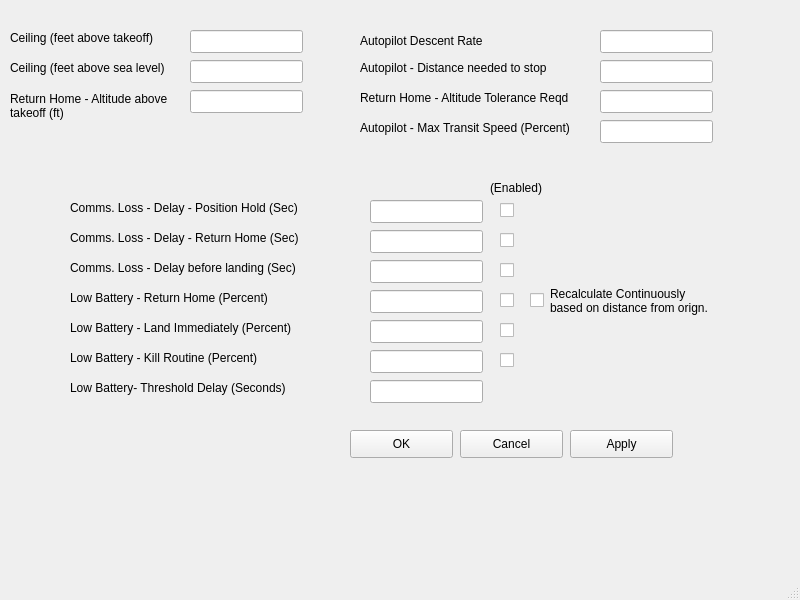
<?xml version="1.0" encoding="UTF-8"?>
<ui version="4.0">
 <class>z06_AutopilotSettings</class>
 <widget class="QMainWindow" name="z06_AutopilotSettings">
  <property name="geometry">
   <rect>
    <x>0</x>
    <y>0</y>
    <width>800</width>
    <height>600</height>
   </rect>
  </property>
  <property name="windowTitle">
   <string>MainWindow</string>
  </property>
  <widget class="QWidget" name="centralwidget">
   <widget class="QLabel" name="label_2">
    <property name="geometry">
     <rect>
      <x>10</x>
      <y>60</y>
      <width>261</width>
      <height>16</height>
     </rect>
    </property>
    <property name="text">
     <string>Ceiling (feet above sea level)</string>
    </property>
   </widget>
   <widget class="QLineEdit" name="lineEdit_2">
    <property name="geometry">
     <rect>
      <x>190</x>
      <y>60</y>
      <width>113</width>
      <height>23</height>
     </rect>
    </property>
   </widget>
   <widget class="QLabel" name="label">
    <property name="geometry">
     <rect>
      <x>10</x>
      <y>30</y>
      <width>261</width>
      <height>16</height>
     </rect>
    </property>
    <property name="text">
     <string>Ceiling (feet above takeoff)</string>
    </property>
   </widget>
   <widget class="QPushButton" name="pushButton_3">
    <property name="geometry">
     <rect>
      <x>350</x>
      <y>430</y>
      <width>103</width>
      <height>28</height>
     </rect>
    </property>
    <property name="text">
     <string>OK</string>
    </property>
   </widget>
   <widget class="QPushButton" name="pushButton">
    <property name="geometry">
     <rect>
      <x>570</x>
      <y>430</y>
      <width>103</width>
      <height>28</height>
     </rect>
    </property>
    <property name="text">
     <string>Apply</string>
    </property>
   </widget>
   <widget class="QPushButton" name="pushButton_2">
    <property name="geometry">
     <rect>
      <x>460</x>
      <y>430</y>
      <width>103</width>
      <height>28</height>
     </rect>
    </property>
    <property name="text">
     <string>Cancel</string>
    </property>
   </widget>
   <widget class="QLabel" name="label_3">
    <property name="geometry">
     <rect>
      <x>360</x>
      <y>30</y>
      <width>261</width>
      <height>21</height>
     </rect>
    </property>
    <property name="text">
     <string>Autopilot Descent Rate</string>
    </property>
   </widget>
   <widget class="QLineEdit" name="lineEdit_3">
    <property name="geometry">
     <rect>
      <x>600</x>
      <y>30</y>
      <width>113</width>
      <height>23</height>
     </rect>
    </property>
   </widget>
   <widget class="QLabel" name="label_4">
    <property name="geometry">
     <rect>
      <x>70</x>
      <y>200</y>
      <width>261</width>
      <height>16</height>
     </rect>
    </property>
    <property name="text">
     <string>Comms. Loss - Delay - Position Hold (Sec)</string>
    </property>
   </widget>
   <widget class="QLabel" name="label_5">
    <property name="geometry">
     <rect>
      <x>70</x>
      <y>230</y>
      <width>261</width>
      <height>16</height>
     </rect>
    </property>
    <property name="text">
     <string>Comms. Loss - Delay - Return Home (Sec)</string>
    </property>
   </widget>
   <widget class="QLabel" name="label_6">
    <property name="geometry">
     <rect>
      <x>70</x>
      <y>260</y>
      <width>261</width>
      <height>16</height>
     </rect>
    </property>
    <property name="text">
     <string>Comms. Loss - Delay before landing (Sec)</string>
    </property>
   </widget>
   <widget class="QLineEdit" name="lineEdit_4">
    <property name="geometry">
     <rect>
      <x>370</x>
      <y>200</y>
      <width>113</width>
      <height>23</height>
     </rect>
    </property>
   </widget>
   <widget class="QLineEdit" name="lineEdit_5">
    <property name="geometry">
     <rect>
      <x>370</x>
      <y>230</y>
      <width>113</width>
      <height>23</height>
     </rect>
    </property>
   </widget>
   <widget class="QLineEdit" name="lineEdit_6">
    <property name="geometry">
     <rect>
      <x>370</x>
      <y>260</y>
      <width>113</width>
      <height>23</height>
     </rect>
    </property>
   </widget>
   <widget class="QLineEdit" name="lineEdit_7">
    <property name="geometry">
     <rect>
      <x>370</x>
      <y>290</y>
      <width>113</width>
      <height>23</height>
     </rect>
    </property>
   </widget>
   <widget class="QLineEdit" name="lineEdit_8">
    <property name="geometry">
     <rect>
      <x>370</x>
      <y>320</y>
      <width>113</width>
      <height>23</height>
     </rect>
    </property>
   </widget>
   <widget class="QLineEdit" name="lineEdit_9">
    <property name="geometry">
     <rect>
      <x>370</x>
      <y>380</y>
      <width>113</width>
      <height>23</height>
     </rect>
    </property>
   </widget>
   <widget class="QLineEdit" name="lineEdit_10">
    <property name="geometry">
     <rect>
      <x>190</x>
      <y>90</y>
      <width>113</width>
      <height>23</height>
     </rect>
    </property>
   </widget>
   <widget class="QLineEdit" name="lineEdit_11">
    <property name="geometry">
     <rect>
      <x>600</x>
      <y>90</y>
      <width>113</width>
      <height>23</height>
     </rect>
    </property>
   </widget>
   <widget class="QLineEdit" name="lineEdit_12">
    <property name="geometry">
     <rect>
      <x>600</x>
      <y>60</y>
      <width>113</width>
      <height>23</height>
     </rect>
    </property>
   </widget>
   <widget class="QLineEdit" name="lineEdit_13">
    <property name="geometry">
     <rect>
      <x>600</x>
      <y>120</y>
      <width>113</width>
      <height>23</height>
     </rect>
    </property>
   </widget>
   <widget class="QLabel" name="label_7">
    <property name="geometry">
     <rect>
      <x>70</x>
      <y>290</y>
      <width>261</width>
      <height>16</height>
     </rect>
    </property>
    <property name="text">
     <string>Low Battery - Return Home (Percent)</string>
    </property>
   </widget>
   <widget class="QLabel" name="label_8">
    <property name="geometry">
     <rect>
      <x>70</x>
      <y>320</y>
      <width>261</width>
      <height>16</height>
     </rect>
    </property>
    <property name="text">
     <string>Low Battery - Land Immediately (Percent)</string>
    </property>
   </widget>
   <widget class="QLabel" name="label_9">
    <property name="geometry">
     <rect>
      <x>70</x>
      <y>380</y>
      <width>261</width>
      <height>16</height>
     </rect>
    </property>
    <property name="text">
     <string>Low Battery- Threshold Delay (Seconds)</string>
    </property>
   </widget>
   <widget class="QLabel" name="label_10">
    <property name="geometry">
     <rect>
      <x>10</x>
      <y>90</y>
      <width>191</width>
      <height>31</height>
     </rect>
    </property>
    <property name="text">
     <string>Return Home - Altitude above takeoff (ft)</string>
    </property>
    <property name="wordWrap">
     <bool>true</bool>
    </property>
   </widget>
   <widget class="QLabel" name="label_11">
    <property name="geometry">
     <rect>
      <x>360</x>
      <y>90</y>
      <width>261</width>
      <height>16</height>
     </rect>
    </property>
    <property name="toolTip">
     <string>&lt;html&gt;&lt;head/&gt;&lt;body&gt;&lt;p&gt;This is how close the aircraft must be to the target transit altitude before lateral travel begins during an automatic return home. (feet)&lt;/p&gt;&lt;/body&gt;&lt;/html&gt;</string>
    </property>
    <property name="text">
     <string>Return Home - Altitude Tolerance Reqd</string>
    </property>
   </widget>
   <widget class="QLabel" name="label_12">
    <property name="geometry">
     <rect>
      <x>360</x>
      <y>60</y>
      <width>261</width>
      <height>16</height>
     </rect>
    </property>
    <property name="toolTip">
     <string>&lt;html&gt;&lt;head/&gt;&lt;body&gt;&lt;p&gt;This is the lateral distance from the target position when the aircraft will begin to slow down. (feet)&lt;/p&gt;&lt;/body&gt;&lt;/html&gt;</string>
    </property>
    <property name="text">
     <string>Autopilot - Distance needed to stop</string>
    </property>
   </widget>
   <widget class="QLabel" name="label_13">
    <property name="geometry">
     <rect>
      <x>360</x>
      <y>120</y>
      <width>261</width>
      <height>16</height>
     </rect>
    </property>
    <property name="toolTip">
     <string>&lt;html&gt;&lt;head/&gt;&lt;body&gt;&lt;p&gt;This is the percentage of full throttle that the aircraft transits when navigating automatically to return home. &lt;/p&gt;&lt;/body&gt;&lt;/html&gt;</string>
    </property>
    <property name="text">
     <string>Autopilot - Max Transit Speed (Percent)</string>
    </property>
   </widget>
   <widget class="QCheckBox" name="checkBox_1">
    <property name="geometry">
     <rect>
      <x>500</x>
      <y>200</y>
      <width>51</width>
      <height>21</height>
     </rect>
    </property>
    <property name="text">
     <string/>
    </property>
   </widget>
   <widget class="QCheckBox" name="checkBox_2">
    <property name="geometry">
     <rect>
      <x>500</x>
      <y>230</y>
      <width>51</width>
      <height>21</height>
     </rect>
    </property>
    <property name="text">
     <string/>
    </property>
   </widget>
   <widget class="QCheckBox" name="checkBox_3">
    <property name="geometry">
     <rect>
      <x>500</x>
      <y>260</y>
      <width>51</width>
      <height>21</height>
     </rect>
    </property>
    <property name="text">
     <string/>
    </property>
   </widget>
   <widget class="QLineEdit" name="lineEdit_14">
    <property name="geometry">
     <rect>
      <x>370</x>
      <y>350</y>
      <width>113</width>
      <height>23</height>
     </rect>
    </property>
   </widget>
   <widget class="QLabel" name="label_15">
    <property name="geometry">
     <rect>
      <x>70</x>
      <y>350</y>
      <width>261</width>
      <height>16</height>
     </rect>
    </property>
    <property name="text">
     <string>Low Battery - Kill Routine (Percent)</string>
    </property>
   </widget>
   <widget class="QLabel" name="label_14">
    <property name="geometry">
     <rect>
      <x>490</x>
      <y>180</y>
      <width>61</width>
      <height>16</height>
     </rect>
    </property>
    <property name="text">
     <string>(Enabled)</string>
    </property>
   </widget>
   <widget class="QCheckBox" name="checkBox_4">
    <property name="geometry">
     <rect>
      <x>500</x>
      <y>290</y>
      <width>51</width>
      <height>21</height>
     </rect>
    </property>
    <property name="text">
     <string/>
    </property>
   </widget>
   <widget class="QCheckBox" name="checkBox_5">
    <property name="geometry">
     <rect>
      <x>500</x>
      <y>320</y>
      <width>51</width>
      <height>21</height>
     </rect>
    </property>
    <property name="text">
     <string/>
    </property>
   </widget>
   <widget class="QCheckBox" name="checkBox_6">
    <property name="geometry">
     <rect>
      <x>500</x>
      <y>350</y>
      <width>51</width>
      <height>21</height>
     </rect>
    </property>
    <property name="text">
     <string/>
    </property>
   </widget>
   <widget class="QCheckBox" name="checkBox_7">
    <property name="geometry">
     <rect>
      <x>530</x>
      <y>290</y>
      <width>51</width>
      <height>21</height>
     </rect>
    </property>
    <property name="text">
     <string/>
    </property>
   </widget>
   <widget class="QLabel" name="label_16">
    <property name="geometry">
     <rect>
      <x>550</x>
      <y>280</y>
      <width>161</width>
      <height>41</height>
     </rect>
    </property>
    <property name="text">
     <string>Recalculate Continuously based on distance from orign.</string>
    </property>
    <property name="wordWrap">
     <bool>true</bool>
    </property>
   </widget>
   <widget class="QLineEdit" name="lineEdit_15">
    <property name="geometry">
     <rect>
      <x>190</x>
      <y>30</y>
      <width>113</width>
      <height>23</height>
     </rect>
    </property>
   </widget>
  </widget>
  <widget class="QMenuBar" name="menubar">
   <property name="geometry">
    <rect>
     <x>0</x>
     <y>0</y>
     <width>800</width>
     <height>20</height>
    </rect>
   </property>
  </widget>
  <widget class="QStatusBar" name="statusbar"/>
 </widget>
 <resources/>
 <connections/>
</ui>
